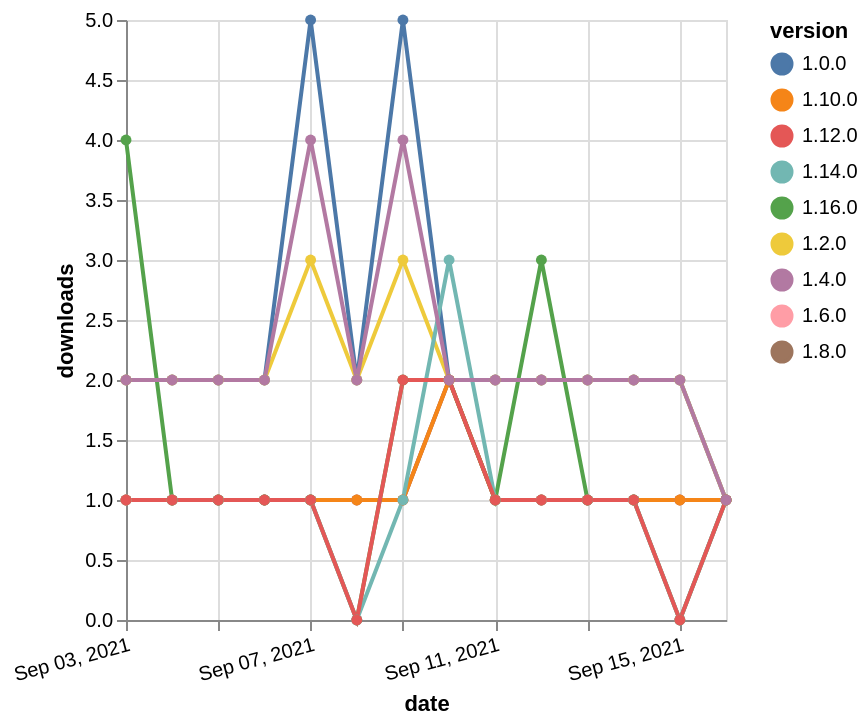

Write a Vega-Lite specification for this figure.
### Vega-Lite specification from a JSON file in a GitHub repository (floating-point values rounded to 4 significant figures)
{"$schema": "https://vega.github.io/schema/vega-lite/v5.json", "description": "A simple bar chart with embedded data.", "data": {"values": [{"date": "2021-09-03", "total": 247, "delta": 1, "version": "1.6.0"}, {"date": "2021-09-04", "total": 248, "delta": 1, "version": "1.6.0"}, {"date": "2021-09-05", "total": 249, "delta": 1, "version": "1.6.0"}, {"date": "2021-09-06", "total": 250, "delta": 1, "version": "1.6.0"}, {"date": "2021-09-07", "total": 251, "delta": 1, "version": "1.6.0"}, {"date": "2021-09-08", "total": 252, "delta": 1, "version": "1.6.0"}, {"date": "2021-09-09", "total": 253, "delta": 1, "version": "1.6.0"}, {"date": "2021-09-10", "total": 255, "delta": 2, "version": "1.6.0"}, {"date": "2021-09-11", "total": 256, "delta": 1, "version": "1.6.0"}, {"date": "2021-09-12", "total": 257, "delta": 1, "version": "1.6.0"}, {"date": "2021-09-13", "total": 258, "delta": 1, "version": "1.6.0"}, {"date": "2021-09-14", "total": 259, "delta": 1, "version": "1.6.0"}, {"date": "2021-09-15", "total": 260, "delta": 1, "version": "1.6.0"}, {"date": "2021-09-16", "total": 261, "delta": 1, "version": "1.6.0"}, {"date": "2021-09-03", "total": 200, "delta": 1, "version": "1.8.0"}, {"date": "2021-09-04", "total": 201, "delta": 1, "version": "1.8.0"}, {"date": "2021-09-05", "total": 202, "delta": 1, "version": "1.8.0"}, {"date": "2021-09-06", "total": 203, "delta": 1, "version": "1.8.0"}, {"date": "2021-09-07", "total": 204, "delta": 1, "version": "1.8.0"}, {"date": "2021-09-08", "total": 205, "delta": 1, "version": "1.8.0"}, {"date": "2021-09-09", "total": 206, "delta": 1, "version": "1.8.0"}, {"date": "2021-09-10", "total": 208, "delta": 2, "version": "1.8.0"}, {"date": "2021-09-11", "total": 209, "delta": 1, "version": "1.8.0"}, {"date": "2021-09-12", "total": 210, "delta": 1, "version": "1.8.0"}, {"date": "2021-09-13", "total": 211, "delta": 1, "version": "1.8.0"}, {"date": "2021-09-14", "total": 212, "delta": 1, "version": "1.8.0"}, {"date": "2021-09-15", "total": 213, "delta": 1, "version": "1.8.0"}, {"date": "2021-09-16", "total": 214, "delta": 1, "version": "1.8.0"}, {"date": "2021-09-03", "total": 182, "delta": 1, "version": "1.10.0"}, {"date": "2021-09-04", "total": 183, "delta": 1, "version": "1.10.0"}, {"date": "2021-09-05", "total": 184, "delta": 1, "version": "1.10.0"}, {"date": "2021-09-06", "total": 185, "delta": 1, "version": "1.10.0"}, {"date": "2021-09-07", "total": 186, "delta": 1, "version": "1.10.0"}, {"date": "2021-09-08", "total": 187, "delta": 1, "version": "1.10.0"}, {"date": "2021-09-09", "total": 188, "delta": 1, "version": "1.10.0"}, {"date": "2021-09-10", "total": 190, "delta": 2, "version": "1.10.0"}, {"date": "2021-09-11", "total": 191, "delta": 1, "version": "1.10.0"}, {"date": "2021-09-12", "total": 192, "delta": 1, "version": "1.10.0"}, {"date": "2021-09-13", "total": 193, "delta": 1, "version": "1.10.0"}, {"date": "2021-09-14", "total": 194, "delta": 1, "version": "1.10.0"}, {"date": "2021-09-15", "total": 195, "delta": 1, "version": "1.10.0"}, {"date": "2021-09-16", "total": 196, "delta": 1, "version": "1.10.0"}, {"date": "2021-09-03", "total": 3987, "delta": 2, "version": "1.0.0"}, {"date": "2021-09-04", "total": 3989, "delta": 2, "version": "1.0.0"}, {"date": "2021-09-05", "total": 3991, "delta": 2, "version": "1.0.0"}, {"date": "2021-09-06", "total": 3993, "delta": 2, "version": "1.0.0"}, {"date": "2021-09-07", "total": 3998, "delta": 5, "version": "1.0.0"}, {"date": "2021-09-08", "total": 4000, "delta": 2, "version": "1.0.0"}, {"date": "2021-09-09", "total": 4005, "delta": 5, "version": "1.0.0"}, {"date": "2021-09-10", "total": 4007, "delta": 2, "version": "1.0.0"}, {"date": "2021-09-11", "total": 4009, "delta": 2, "version": "1.0.0"}, {"date": "2021-09-12", "total": 4011, "delta": 2, "version": "1.0.0"}, {"date": "2021-09-13", "total": 4013, "delta": 2, "version": "1.0.0"}, {"date": "2021-09-14", "total": 4015, "delta": 2, "version": "1.0.0"}, {"date": "2021-09-15", "total": 4017, "delta": 2, "version": "1.0.0"}, {"date": "2021-09-16", "total": 4018, "delta": 1, "version": "1.0.0"}, {"date": "2021-09-03", "total": 125, "delta": 4, "version": "1.16.0"}, {"date": "2021-09-04", "total": 126, "delta": 1, "version": "1.16.0"}, {"date": "2021-09-05", "total": 127, "delta": 1, "version": "1.16.0"}, {"date": "2021-09-06", "total": 128, "delta": 1, "version": "1.16.0"}, {"date": "2021-09-07", "total": 129, "delta": 1, "version": "1.16.0"}, {"date": "2021-09-08", "total": 129, "delta": 0, "version": "1.16.0"}, {"date": "2021-09-09", "total": 131, "delta": 2, "version": "1.16.0"}, {"date": "2021-09-10", "total": 133, "delta": 2, "version": "1.16.0"}, {"date": "2021-09-11", "total": 134, "delta": 1, "version": "1.16.0"}, {"date": "2021-09-12", "total": 137, "delta": 3, "version": "1.16.0"}, {"date": "2021-09-13", "total": 138, "delta": 1, "version": "1.16.0"}, {"date": "2021-09-14", "total": 139, "delta": 1, "version": "1.16.0"}, {"date": "2021-09-15", "total": 139, "delta": 0, "version": "1.16.0"}, {"date": "2021-09-16", "total": 140, "delta": 1, "version": "1.16.0"}, {"date": "2021-09-03", "total": 2620, "delta": 2, "version": "1.2.0"}, {"date": "2021-09-04", "total": 2622, "delta": 2, "version": "1.2.0"}, {"date": "2021-09-05", "total": 2624, "delta": 2, "version": "1.2.0"}, {"date": "2021-09-06", "total": 2626, "delta": 2, "version": "1.2.0"}, {"date": "2021-09-07", "total": 2629, "delta": 3, "version": "1.2.0"}, {"date": "2021-09-08", "total": 2631, "delta": 2, "version": "1.2.0"}, {"date": "2021-09-09", "total": 2634, "delta": 3, "version": "1.2.0"}, {"date": "2021-09-10", "total": 2636, "delta": 2, "version": "1.2.0"}, {"date": "2021-09-11", "total": 2638, "delta": 2, "version": "1.2.0"}, {"date": "2021-09-12", "total": 2640, "delta": 2, "version": "1.2.0"}, {"date": "2021-09-13", "total": 2642, "delta": 2, "version": "1.2.0"}, {"date": "2021-09-14", "total": 2644, "delta": 2, "version": "1.2.0"}, {"date": "2021-09-15", "total": 2646, "delta": 2, "version": "1.2.0"}, {"date": "2021-09-16", "total": 2647, "delta": 1, "version": "1.2.0"}, {"date": "2021-09-03", "total": 198, "delta": 1, "version": "1.14.0"}, {"date": "2021-09-04", "total": 199, "delta": 1, "version": "1.14.0"}, {"date": "2021-09-05", "total": 200, "delta": 1, "version": "1.14.0"}, {"date": "2021-09-06", "total": 201, "delta": 1, "version": "1.14.0"}, {"date": "2021-09-07", "total": 202, "delta": 1, "version": "1.14.0"}, {"date": "2021-09-08", "total": 202, "delta": 0, "version": "1.14.0"}, {"date": "2021-09-09", "total": 203, "delta": 1, "version": "1.14.0"}, {"date": "2021-09-10", "total": 206, "delta": 3, "version": "1.14.0"}, {"date": "2021-09-11", "total": 207, "delta": 1, "version": "1.14.0"}, {"date": "2021-09-12", "total": 208, "delta": 1, "version": "1.14.0"}, {"date": "2021-09-13", "total": 209, "delta": 1, "version": "1.14.0"}, {"date": "2021-09-14", "total": 210, "delta": 1, "version": "1.14.0"}, {"date": "2021-09-15", "total": 210, "delta": 0, "version": "1.14.0"}, {"date": "2021-09-16", "total": 211, "delta": 1, "version": "1.14.0"}, {"date": "2021-09-03", "total": 159, "delta": 1, "version": "1.12.0"}, {"date": "2021-09-04", "total": 160, "delta": 1, "version": "1.12.0"}, {"date": "2021-09-05", "total": 161, "delta": 1, "version": "1.12.0"}, {"date": "2021-09-06", "total": 162, "delta": 1, "version": "1.12.0"}, {"date": "2021-09-07", "total": 163, "delta": 1, "version": "1.12.0"}, {"date": "2021-09-08", "total": 163, "delta": 0, "version": "1.12.0"}, {"date": "2021-09-09", "total": 165, "delta": 2, "version": "1.12.0"}, {"date": "2021-09-10", "total": 167, "delta": 2, "version": "1.12.0"}, {"date": "2021-09-11", "total": 168, "delta": 1, "version": "1.12.0"}, {"date": "2021-09-12", "total": 169, "delta": 1, "version": "1.12.0"}, {"date": "2021-09-13", "total": 170, "delta": 1, "version": "1.12.0"}, {"date": "2021-09-14", "total": 171, "delta": 1, "version": "1.12.0"}, {"date": "2021-09-15", "total": 171, "delta": 0, "version": "1.12.0"}, {"date": "2021-09-16", "total": 172, "delta": 1, "version": "1.12.0"}, {"date": "2021-09-03", "total": 2485, "delta": 2, "version": "1.4.0"}, {"date": "2021-09-04", "total": 2487, "delta": 2, "version": "1.4.0"}, {"date": "2021-09-05", "total": 2489, "delta": 2, "version": "1.4.0"}, {"date": "2021-09-06", "total": 2491, "delta": 2, "version": "1.4.0"}, {"date": "2021-09-07", "total": 2495, "delta": 4, "version": "1.4.0"}, {"date": "2021-09-08", "total": 2497, "delta": 2, "version": "1.4.0"}, {"date": "2021-09-09", "total": 2501, "delta": 4, "version": "1.4.0"}, {"date": "2021-09-10", "total": 2503, "delta": 2, "version": "1.4.0"}, {"date": "2021-09-11", "total": 2505, "delta": 2, "version": "1.4.0"}, {"date": "2021-09-12", "total": 2507, "delta": 2, "version": "1.4.0"}, {"date": "2021-09-13", "total": 2509, "delta": 2, "version": "1.4.0"}, {"date": "2021-09-14", "total": 2511, "delta": 2, "version": "1.4.0"}, {"date": "2021-09-15", "total": 2513, "delta": 2, "version": "1.4.0"}, {"date": "2021-09-16", "total": 2514, "delta": 1, "version": "1.4.0"}]}, "width": "container", "mark": {"type": "line", "point": {"filled": true}}, "encoding": {"x": {"field": "date", "type": "temporal", "timeUnit": "yearmonthdate", "title": "date", "axis": {"labelAngle": -15}}, "y": {"field": "delta", "type": "quantitative", "title": "downloads"}, "color": {"field": "version", "type": "nominal"}, "tooltip": {"field": "delta"}}}
